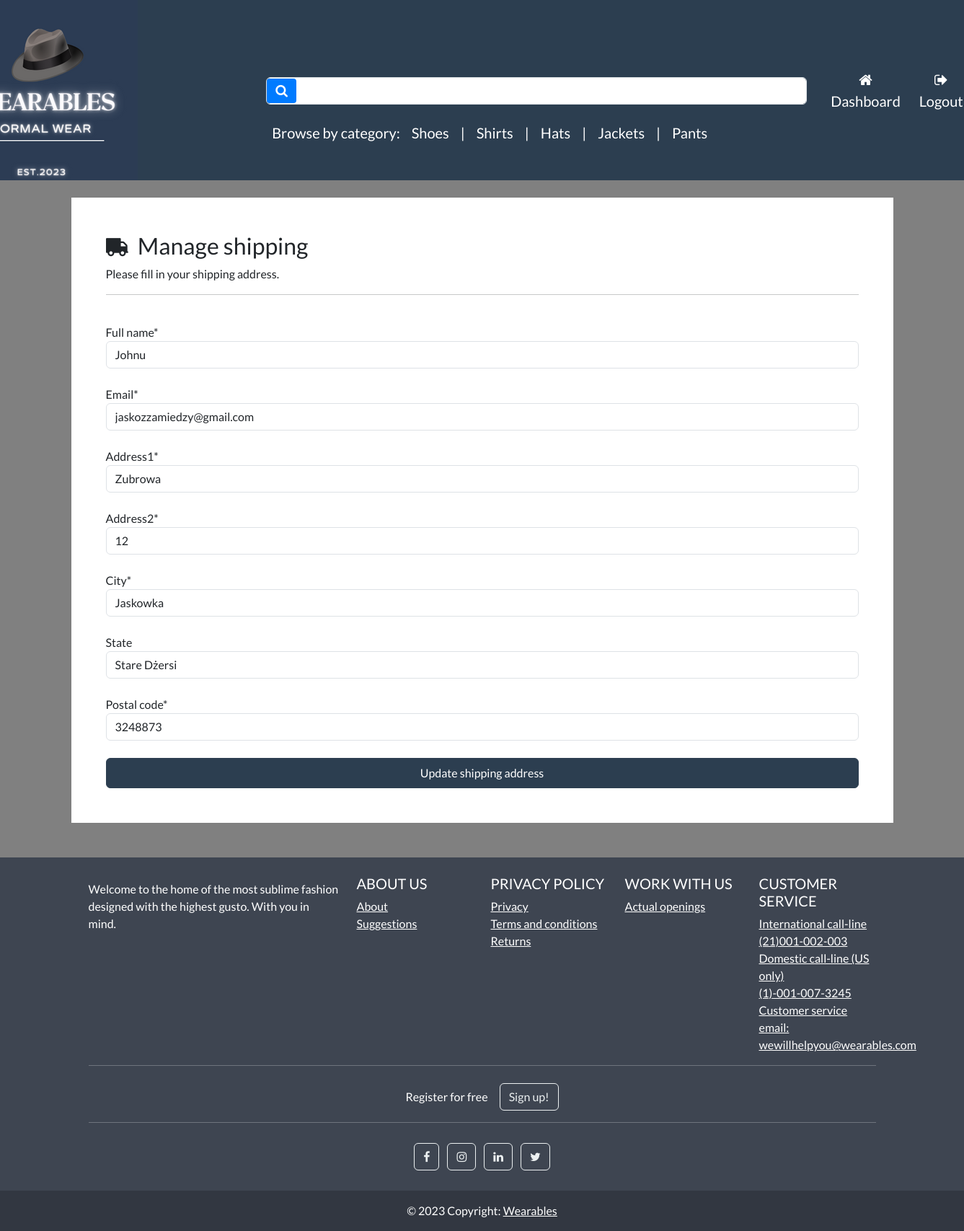
The app's page /account/manage-shipping (signed in) with its own data.
### store/models.py (models this page shows, shortened)
class Category(models.Model):
    name=models.CharField(max_length=250,db_index=True)                                                                 #db index to make looking for it faster
    slug=models.SlugField(max_length=250,unique=True)                              # slugs if remain MUST BE USED       #unique cause only one category for every product
    class Meta:
        verbose_name_plural = 'categories'                                                                              #django by default adds an s to category name
    def get_absolute_url(self):
        return reverse('list-category',args=[self.slug])

### payment/models.py (models this page shows, shortened)
class ShippingAddress(models.Model):
    full_name=models.CharField(max_length=300)
    email = models.EmailField(max_length=255)
    address1 = models.CharField(max_length=300)
    address2 = models.CharField(max_length=300)                                                                         #2nd address for more flexibility in case there is more
    city = models.CharField(max_length=255)
    postal_code = models.CharField(max_length=255)
    state = models.CharField(max_length=255, null=True, blank=True)
    user = models.ForeignKey(User, on_delete=models.CASCADE,null=True, blank=True)                                      #cascade= when user deletes his account shipping details get
    class Meta:                                                                                                         #helps to determine the plural of "Shipping Address"
        verbose_name_plural = 'Shipping Address'

### account/views.py (the view, shortened to what this page needs)
# urls.py: path('manage-shipping', views.manage_shipping, name='manage-shipping'),                                         #Shipping management url
@login_required(login_url='my-login')                                                                                   #only logged in users can access this
def manage_shipping(request):
    try:
        shipping =  ShippingAddress.objects.get(user=request.user.id)                                                   # checkng whether a logged in user has already entered
    except ShippingAddress.DoesNotExist:
        shipping = None                                                                                                 #user account no shipping info
    form = ShippingForm(instance=shipping)                                                                              #if there is info then the form gets prefilled, if there is none it does not
    context = {'form':form}
    return render (request, 'account/manage-shipping.html', context=context)

### payment/forms.py
class ShippingForm(forms.ModelForm):
    class Meta:
        model = ShippingAddress
        fields = ['full_name','email','address1','address2','city','postal_code','state']
        exclude = ['user']

### cart/cart.py (called while the page is built)
    def __len__(self):                                                                                #total length of products in a session
        return sum(item['qty'] for item in self.cart.values())                                        #total number of items in a shopping cart

### cart/context_processors.py (called while the page is built)
def cart(request):
    return {'cart':Cart(request)}

### store/views.py (called while the page is built)
def categories(request):
    all_categories=Category.objects.all()                                                                               #select all categories(shoes and shirts)
    return {'all_categories': all_categories}

### account/templates/account/manage-shipping.html (shortened to what this page needs)
{% extends "store/base.html" %}
{% load static %}
{% load crispy_forms_tags %}
{% block content %}
    <body>
        <br>
        <div class="container bg-white shadow-md p-5 form-layout">
        <h3><i class="fa fa-truck fa-flip-horizontal" aria-hidden="true"></i> &nbsp;Manage shipping</h3>
            <p>Please fill in your shipping address.</p>
            <hr>
            <br>
            <form method="POST" autocomplete="off">
                {{form.full_name|as_crispy_field}}
                <br>
                {{form.email|as_crispy_field}}
                <br>
                {{form.address1|as_crispy_field}}
                <br>
                {{form.address2|as_crispy_field}}
                <br>
                {{form.city|as_crispy_field}}
                <br>
                {{form.state|as_crispy_field}}
                <br>
                {{form.postal_code|as_crispy_field}}
                <br>
                <button type="submit" class="btn btn-primary navbar-btn text-white w-100 p-2">  Update shipping address </button>
            </form>
        </div>
    </body>
    <br> <br>
{% endblock %}

### store/templates/store/base.html (shortened to what this page needs)
{% load static %}
<!DOCTYPE html>
<html>
    <head>
        <link rel="stylesheet" href="https://bootswatch.com/5/flatly/bootstrap.min.css">
        <link rel="stylesheet" href="https://cdnjs.cloudflare.com/ajax/libs/font-awesome/4.7.0/css/font-awesome.min.css">
        <link rel="stylesheet" href="{%static 'css/styles.css'%}">
    </head>
<nav class="navbar navbar-expand-lg bg-primary justify-content-center" style="max-height: 250px; margin: auto;">
        <a class="navbar-brand main-heading text-white" href="{% url 'store' %}">
            <img src="{% static 'media/images/Wearables1.png' %}" alt="Your Custom Logo">
        </a>
<nav class="navbar navbar-expand-lg navbar-light bg-primary justify-content-center" style="padding-left: 150px;padding-top: 80px;">
    <div class="container navbar-light">
        <div class="search-form">
            <form class="d-flex mb-3" action="{% url 'search' %}" method="GET">
                <div style="position: relative;">
                    <button class="btn btn-primary d-flex align-items-center" type="submit" style="position: absolute; left: 1px; top: 50%; transform: translateY(-50%); border: none; background-color: #007bff; color: #fff; padding: 8px 12px; border-radius: 4px; cursor: pointer; transition: background-color 0.2s; border-radius: 4px;">
                        <i class="fa fa-search" style="font-size: 18px;" aria-hidden="true"></i>
                    </button>
                    <input class="form-control me-2" type="search" name="search_query" style="width: 750px; padding-left: 50px; background-color: #fff; color: #000;" aria-label="Search">
                </div>
            </form>
            <div class="categories-list">
                <div class="w-100 d-flex justify-content-center bg-primary">
                    <ul class="navbar-nav me-auto mb-2 mb-md-0">
                        <li class="nav-item">
                            <a class="nav-link text-white" href="" style="font-size:20px;">Browse by category:</a>
                        </li>
                        {% for category in all_categories %}
                            <li class="nav-item">
                                <a class="nav-link text-white" href="{{ category.get_absolute_url }}" style="font-size:20px;">{{ category.name|capfirst }}</a>
                            </li>
                            {% if not forloop.last %}
                                <li class="nav-item">
                                    <span class="nav-link text-white" style="font-size: 20px;"> | </span>
                                </li>
                            {% endif %}
                        {% endfor %}
                    </ul>
                </div>
            </div>
        </div>
    </div>
</nav>
        <div class="collapse navbar-collapse text-center" id="navbarNavDropdown">
            <ul class="navbar-nav ms-auto">
            {% if user.is_authenticated%}
                <li class="nav-item">
                    <a class="btn btn-alert navbar-btn text-white" type="button" style="font-size:20px;"  href="{%  url 'dashboard' %}"><i class="fa fa-home" aria-hidden="true"></i> Dashboard </a>
                </li>
            {% else %}
                 <li class="nav-item">
                    <a class="btn btn-alert navbar-btn text-white" type="button" style="font-size:20px;"  href="{%  url 'register' %}"> Register </a>
                </li>
            {% endif %}
            {% if user.is_authenticated %}
                 <li class="nav-item">
                     <a class="btn btn-alert navbar-btn text-white" type="button" style="font-size:20px;" href="{% url 'user-logout'%}"><i class="fa fa-sign-out" aria-hidden="true"></i> Logout </a>
                </li>
                {% else%}
                <li class="nav-item">
                    <a class="btn btn-alert navbar-btn text-white" type="button"  style="font-size:20px;" href="{% url 'my-login'%}"> Login </a>
                </li>
            {% endif %}
            </ul>
        </div>
    </nav>
    <body>
        {% block content %}
        {% endblock %}
    </body>
  <footer
          class="text-center text-lg-start text-white"
          style="background-color: #3e4551"
          >
    <div class="container p-4 pb-0">
      <section class="">
        <div class="row">
          <div class="col-lg-4 col-md-6 mb-4 mb-md-0">
            <p>
              Welcome to the home of the most sublime fashion designed with the highest gusto. With you in mind.
            </p>
          </div>
          <div class="col-lg-2 col-md-6 mb-4 mb-md-0">
            <h5 class="text-uppercase">About us</h5>
            <ul class="list-unstyled mb-0">
              <li>
                <a href="#!" class="text-white">About</a>
              </li>
              <li>
                <a href="#!" class="text-white">Suggestions</a>
              </li>
            </ul>
          </div>
          <div class="col-lg-2 col-md-6 mb-4 mb-md-0">
            <h5 class="text-uppercase">Privacy policy</h5>
            <ul class="list-unstyled mb-0">
              <li>
                <a href="#!" class="text-white">Privacy</a>
              </li>
              <li>
                <a href="#!" class="text-white">Terms and conditions</a>
              </li>
              <li>
                <a href="#!" class="text-white">Returns</a>
              </li>
            </ul>
          </div>
          <div class="col-lg-2 col-md-6 mb-4 mb-md-0">
            <h5 class="text-uppercase">Work with us</h5>
            <ul class="list-unstyled mb-0">
              <li>
                <a href="#!" class="text-white">Actual openings</a>
              </li>
            </ul>
          </div>
          <div class="col-lg-2 col-md-6 mb-4 mb-md-0">
            <h5 class="text-uppercase">Customer service</h5>
            <ul class="list-unstyled mb-0">
              <li>
                <a href="#!" class="text-white">International call-line</a>
              </li>
              <li>
                <a href="#!" class="text-white">(21)001-002-003</a>
              </li>
              <li>
                <a href="#!" class="text-white">Domestic call-line (US only)</a>
              </li>
              <li>
                <a href="#!" class="text-white">(1)-001-007-3245</a>
              </li>
              <li>
                <a href="#!" class="text-white">Customer service email:</a>
              </li>
                <li>
                <a href="#!" class="text-white">wewillhelpyou@wearables.com</a>
              </li>
            </ul>
          </div>
        </div>
      </section>
      <hr class="mb-4" />
      <section class="">
        <p class="d-flex justify-content-center align-items-center">
          <span class="me-3">Register for free</span>
          <button type="button" class="btn btn-outline-light btn-rounded">
            Sign up!
          </button>
        </p>
      </section>
      <hr class="mb-4" />
      <section class="mb-4 text-center">
        <a
           class="btn btn-outline-light btn-floating m-1"
           href="#!"
           role="button"
           ><i class="fa fa-facebook-f"></i
          ></a>
        <a
           class="btn btn-outline-light btn-floating m-1"
           href="#!"
           role="button"
           ><i class="fa fa-instagram"></i
          ></a>
        <a
           class="btn btn-outline-light btn-floating m-1"
           href="#!"
           role="button"
           ><i class="fa fa-linkedin"></i
          ></a>
        <a
           class="btn btn-outline-light btn-floating m-1"
           href="#!"
           role="button"
           ><i class="fa fa-twitter"></i
          ></a>
      </section>
    </div>
    <div
         class="text-center p-3"
         style="background-color: rgba(0, 0, 0, 0.2)"
         >
      © 2023 Copyright:
      <a class="text-white">Wearables</a>
    </div>
  </footer>
</html>

### account/templates/account/manage-shipping.html (style rules this page uses)
body { background-color: gray; }

### records on screen
Category: name "Shoes"
Category: name "Shirts"
Category: name "Hats"
Category: name "Jackets"
Category: name "Pants"
ShippingAddress: full_name "Johnu", email "jaskozzamiedzy@gmail.com", address1 "Zubrowa", address2 "12", city "Jaskowka", state "Stare Dżersi", postal_code "3248873"
